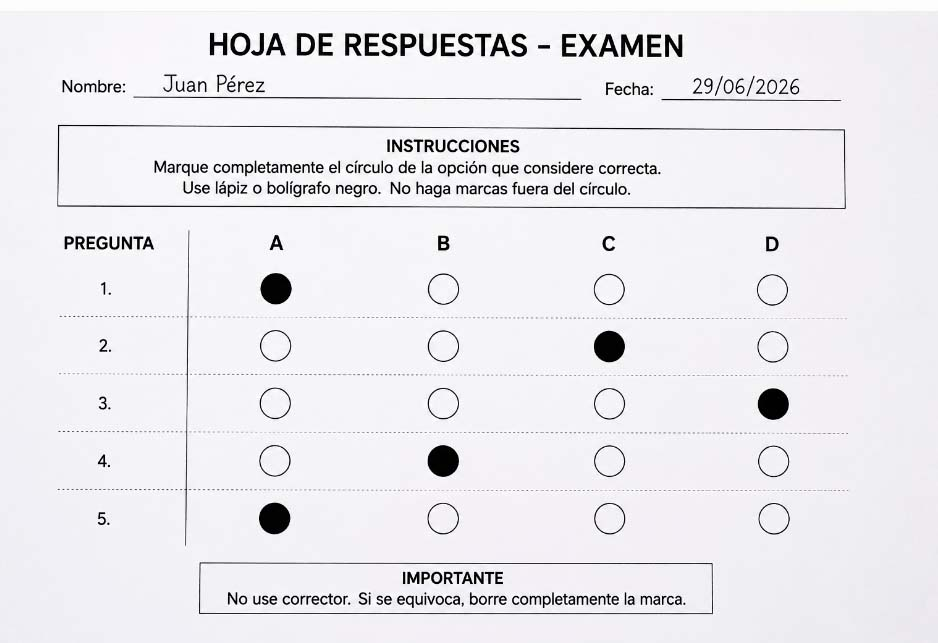
#> input picture examen.jpg, 938 x 643 px, found by its file name
$ python main.py
#> lines starting #> are read from the running program, lines starting #| are printed output that depends on the picture; after the words box and inside, x2 and y2 are one past the last pixel; in counts of white or black regions, pixels touching at a corner belong together
### omr.py
import cv2
import numpy as np


def detectar_circulos(imagen):
    """
    Detecta los círculos del examen utilizando
    la Transformada Circular de Hough.
    """

    # Convertir a escala de grises
    gris = cv2.cvtColor(imagen, cv2.COLOR_BGR2GRAY)

    # Suavizar la imagen para eliminar ruido
    gris = cv2.GaussianBlur(gris, (5, 5), 2)

    # Detectar círculos
    circulos = cv2.HoughCircles(
         gris,
        cv2.HOUGH_GRADIENT,
        dp=1,
        minDist=20,
        param1=20,
        param2=35,
        minRadius=8,
        maxRadius=20,
    )

    lista = []

    if circulos is not None:

        circulos = np.round(circulos[0, :]).astype("int")

        for (x, y, r) in circulos:
            lista.append((x, y, r))

    # Ordenar primero por filas y luego por columnas
    lista = sorted(lista, key=lambda c: (c[1], c[0]))

    return lista


# [25 lines left out: functions mostrar_circulos, imprimir_circulos, not called in this run]

### utils.py
import cv2
import numpy as np
import json


def contar_pixeles(imagen_binaria, x, y, r):
    """
    Cuenta los píxeles blancos dentro de un círculo.
    """

    mascara = np.zeros(imagen_binaria.shape, dtype=np.uint8)

    cv2.circle(mascara, (x, y), r, 255, -1)

    region = cv2.bitwise_and(imagen_binaria, imagen_binaria, mask=mascara)

    return cv2.countNonZero(region)


def calcular_momento(imagen_binaria, x, y, r):
    """
    Calcula el área usando momentos.
    """

    mascara = np.zeros(imagen_binaria.shape, dtype=np.uint8)

    cv2.circle(mascara, (x, y), r, 255, -1)

    region = cv2.bitwise_and(imagen_binaria, imagen_binaria, mask=mascara)

    momentos = cv2.moments(region)

    return momentos["m00"]


def detectar_respuestas(imagen, circulos):
    """
    Determina cuál círculo fue marcado.
    """

    gris = cv2.cvtColor(imagen, cv2.COLOR_BGR2GRAY)

    _, binaria = cv2.threshold(
        gris,
        0,
        255,
        cv2.THRESH_BINARY_INV + cv2.THRESH_OTSU
    )

    datos = []

    for (x, y, r) in circulos:

        pixeles = contar_pixeles(binaria, x, y, r)

        momento = calcular_momento(binaria, x, y, r)

        datos.append({
            "x": x,
            "y": y,
            "r": r,
            "pixeles": pixeles,
            "momento": momento
        })

    letras = ["A", "B", "C", "D"]

    respuestas = []

    # Se asume que cada pregunta tiene 4 opciones
    for i in range(0, len(datos), 4):

        grupo = datos[i:i+4]

        if len(grupo) < 4:
            break

        grupo = sorted(grupo, key=lambda c: c["x"])

        indice = max(
            range(4),
            key=lambda j: grupo[j]["pixeles"]
        )

        respuestas.append(letras[indice])

    return respuestas


# [51 lines left out: functions cargar_respuestas, calificar, mostrar_resultados, not called in this run]

### main.py
import cv2
from omr import detectar_circulos
from utils import detectar_respuestas

# Cargar imagen

imagen = cv2.imread("images/examen.jpg")
#> imagen is the input picture: shape (643, 938, 3); mean B, G, R 238.1, 233.3, 234.8

if imagen is None:
    print("No se pudo abrir la imagen.")
    exit()

# Detectar círculos

circulos = detectar_circulos(imagen)
#> in detectar_circulos, `gris = cv2.GaussianBlur(gris, (5, 5), 2)`:
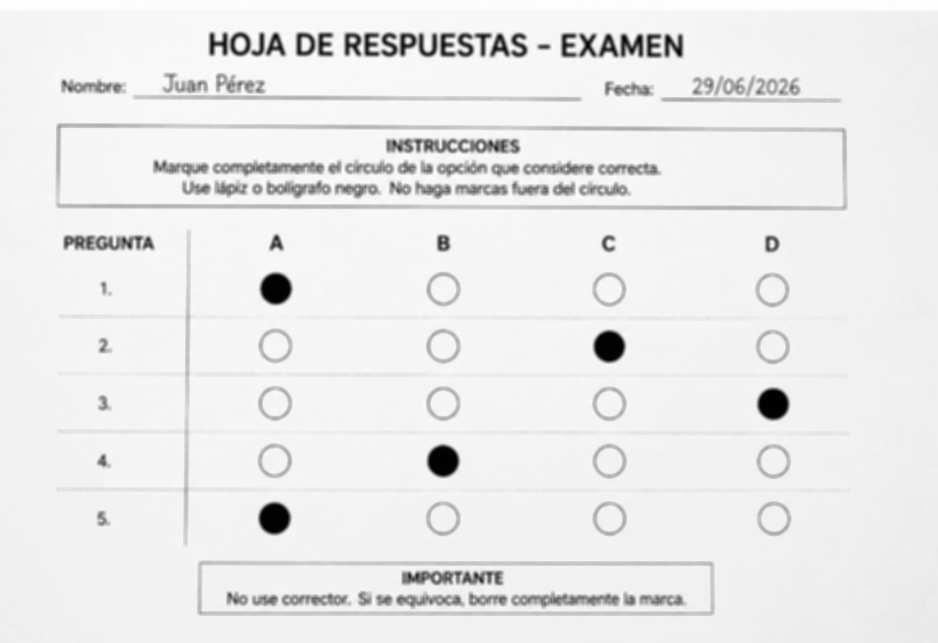
#> gris: shape (643, 938); min 1, max 253, mean 234.4
#> in detectar_circulos, `circulos = cv2.HoughCircles( gris, cv2.HOUGH_GRADIENT, dp=1, minDist=2..`: circulos = 20 rows, first 8: [442.5, 460.5, 15.8], [772.5, 403.5, 15.8], [275.5, 288.5, 15.8], [609.5, 517.5, 16.6], [274.5, 403.5, 16.6], [773.5, 518.5, 13.1], [274.5, 518.5, 15.2], [608.5, 288.5, 12.7]
#> in detectar_circulos, `circulos = np.round(circulos[0, :]).astype("int")`: circulos = 20 rows, first 8: [442, 460, 16], [772, 404, 16], [276, 288, 16], [610, 518, 17], [274, 404, 17], [774, 518, 13], [274, 518, 15], [608, 288, 13]
#> the loop in detectar_circulos, `for (x, y, r) in circulos:` made 20 passes
#> (x, y, r) on passes 1 to 12: (442, 460, 16), (772, 404, 16), (276, 288, 16), (610, 518, 17), (274, 404, 17), (774, 518, 13), (274, 518, 15), (608, 288, 13), (608, 346, 15), (772, 290, 13), (274, 460, 12), (774, 460, 13)
#> after the loop in detectar_circulos, `for (x, y, r) in circulos:`: lista = 20 items, first 6: (442, 460, 16), (772, 404, 16), (276, 288, 16), (610, 518, 17), (274, 404, 17), (774, 518, 13)
#> in detectar_circulos, `lista = sorted(lista, key=lambda c: (c[1], c[0]))`: lista = 20 items, first 6: (276, 288, 16), (444, 288, 12), (608, 288, 13), (772, 290, 13), (276, 346, 12), (442, 346, 13)
#> circulos has the same summary as lista in detectar_circulos

print("Número de círculos encontrados:", len(circulos))
#| Número de círculos encontrados: 20

# Dibujar círculos

for (x,y,r) in circulos:

    cv2.circle(imagen,(x,y),r,(0,255,0),2)
    cv2.circle(imagen,(x,y),2,(0,0,255),3)
#> this loop made 20 passes
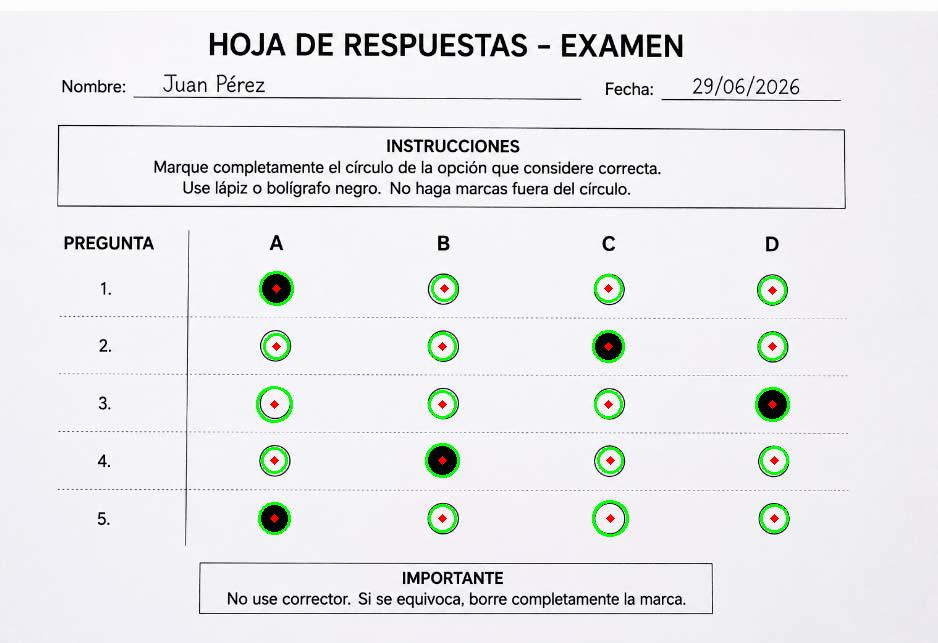
#> imagen: shape (643, 938, 3); 0.99% of pixels changed, all inside (x1, y1, x2, y2) = (256, 271, 790, 537)

# Detectar respuestas

respuestas = detectar_respuestas(imagen,circulos)
#> in detectar_respuestas, `_, binaria = cv2.threshold( gris, 0, 255, cv2.THRESH_BINARY_INV + cv2...`:
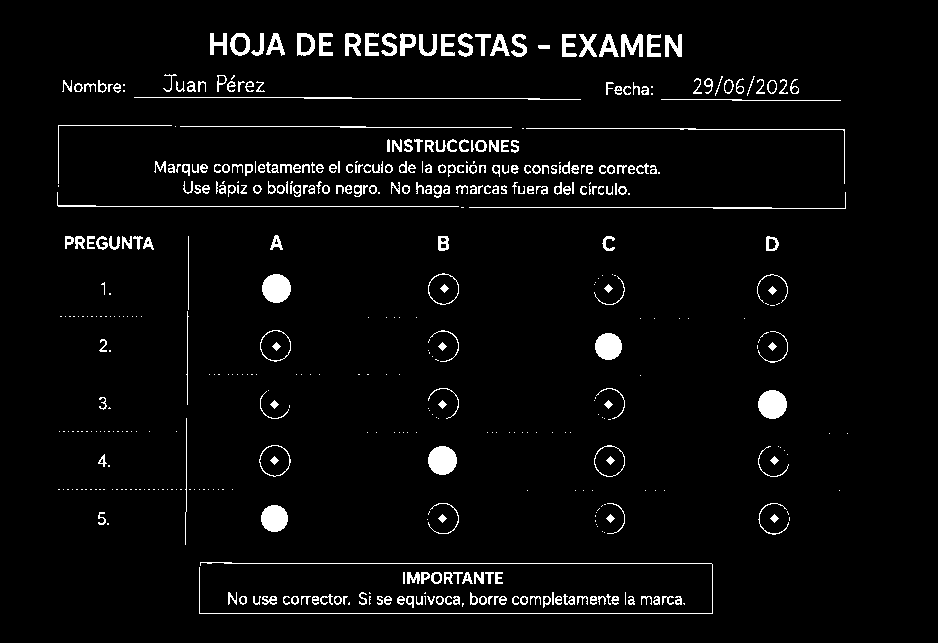
#> binaria: shape (643, 938); 3.9% white; 500 white regions (224 under 20 px), largest, box (x1, y1, x2, y2) and area: (199, 562, 713, 614) 1137, (262, 274, 291, 303) 661, (758, 390, 787, 419) 661
#> the loop in detectar_respuestas, `for (x, y, r) in circulos: ` made 20 passes
#> (x, y, r, pixeles, momento) on passes 1 to 12: (276, 288, 16, 661, 168555), (444, 288, 12, 41, 10455), (608, 288, 13, 41, 10455), (772, 290, 13, 41, 10455), (276, 346, 12, 41, 10455), (442, 346, 13, 41, 10455), (608, 346, 15, 577, 147135), (772, 346, 13, 41, 10455), (274, 404, 17, 109, 27795), (442, 404, 13, 41, 10455), (608, 404, 13, 41, 10455), (772, 404, 16, 661, 168555)
#> pass 1, in contar_pixeles, `region = cv2.bitwise_and(imagen_binaria, imagen_binaria, mask=mascara)`:
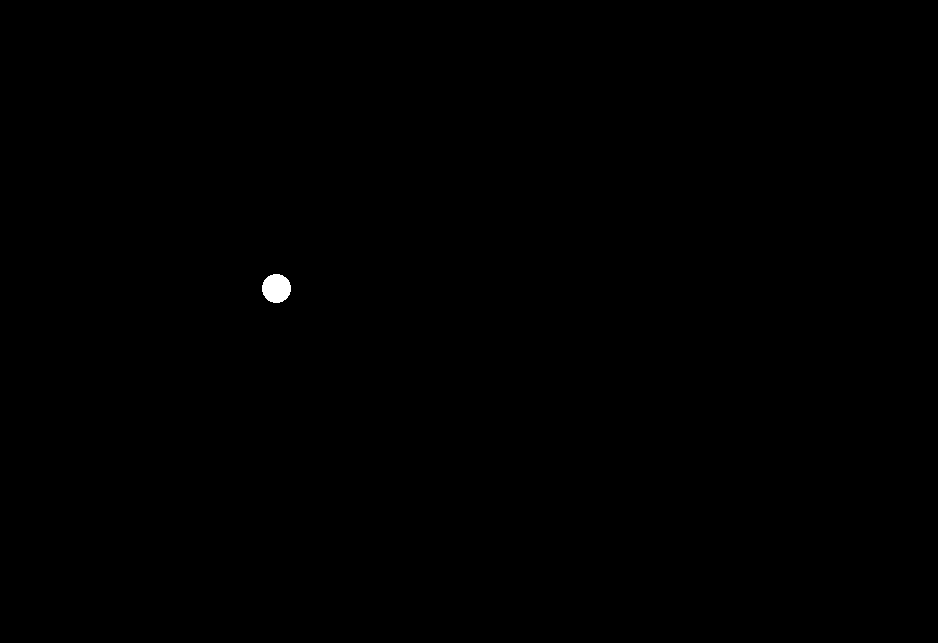
#> region: shape (643, 938); 0.11% white; 1 white region, box (x1, y1, x2, y2) and area: (262, 274, 291, 303) 661
#> after the loop in detectar_respuestas, `for (x, y, r) in circulos:`: datos = 20 items
#> the loop in detectar_respuestas, `for i in range(0, len(datos), 4): ` made 5 passes
#> (i, indice) on passes 2 to 5: (4, 2), (8, 3), (12, 1), (16, 0)
#> indice on pass 1: 0
#> after the loop in detectar_respuestas, `for i in range(0, len(datos), 4):`: respuestas = ['A', 'C', 'D', 'B', 'A']
#> respuestas = ['A', 'C', 'D', 'B', 'A']

#> (the run stopped early here; a loop or call above may not have finished)
